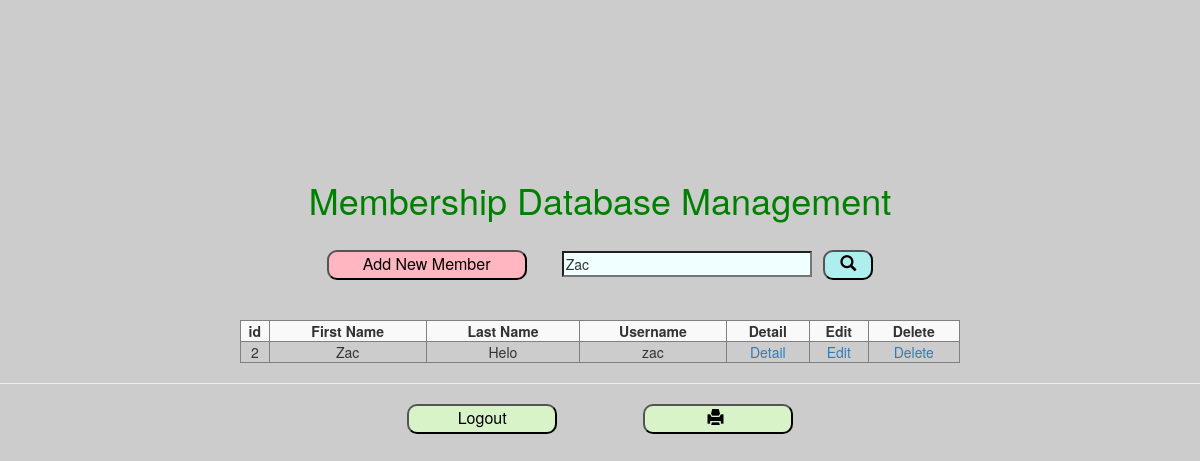
The page /member.php?_txtKeyword=Zac on the database its author committed.
### tables this page shows
CREATE TABLE `tbmember` (
  `mem_id` int(10) NOT NULL,
  `fname` varchar(20) NOT NULL,
  `lname` varchar(20) NOT NULL,
  `username` varchar(20) NOT NULL,
  `password` varchar(20) NOT NULL,
  `email` varchar(30) NOT NULL,
  `tel` varchar(10) NOT NULL,
  `address` varchar(50) NOT NULL
);

### member.php (the view, shortened to what this page needs)
<!DOCTYPE html>
<html lang="en">
<head>
<link rel="stylesheet" href="https://maxcdn.bootstrapcdn.com/bootstrap/3.4.1/css/bootstrap.min.css">
</head>
<center>
<body>
    <h1>Membership Database Management</h1><br>
    <?php
        $strKeyword = null;
        if(isset($_GET["_txtKeyword"])){
            $strKeyword = $_GET["_txtKeyword"];
        }
    ?>
    <table class="table-striped">
        <tr>
            <button class="add" onclick="document.location='add.html'">Add New Member</button>
                <form method="get" name="fsearch">
                        <input type="text" name="_txtKeyword" value="<?php echo $strKeyword; ?>" > &nbsp;&nbsp
                        <button class="search" type="submit" > <span class = "glyphicon glyphicon-search" ></span></button>
                </form>
        </tr>
    </table> <br><br>
    <?php
        include("conn.php");
        $sqli="SELECT * FROM tbmember WHERE fname like '".$strKeyword."%'";
        $result = mysqli_query($conn,$sqli);
    ?>
    <table border="1" class="table-striped" >
        <tr>
            <th><center>id</center></th>
            <th><center>First Name</center></th>
            <th><center>Last Name</center></th>
            <th><center>Username</center></th>
            <th><center>Detail</center></th>
            <th><center>Edit</center></th>
            <th><center>Delete</center></th>
        </tr>
        <?php
            while($row=mysqli_fetch_assoc($result)){
                $idn=$row["mem_id"];
        ?>
        <tr>
            <td><center><?php echo $row["mem_id"];?></center></td>
            <td><center><?php echo $row["fname"];?></center></td>
            <td><center><?php echo $row["lname"];?></center></td>
            <td><center><?php echo $row["username"];?></center></td>
            <td><center>
               <?php echo " <a href='detail.php?id=$idn'>Detail</a>";?></center>
            </td>
            <td><center>
                <?php echo "<a href='edit.php?id=$idn'>Edit</a>";?></center>
            </td>
            <td><center>
                <?php echo "<a href='del.php?id=$idn'>Delete</a>";?></center>
            </td>
        </tr>
    <?php
        }
    ?>
    </table>
    <hr>
        <button onclick="document.location='logout.php'">Logout</button>
        <button type="button" id=print onclick="window.print();">&nbsp<span class="glyphicon glyphicon-print" ></span> &nbsp </button>
</body>
</center>
</html>

### member.php (style rules this page uses)
button { width: 150px; height: 30px; background-color: rgb(217, 243, 201); border-radius: 10px; font-size: 16px; color: black; }
button.add { width: 200px; background-color: #FFB6C1; }
button.search { width: 50px; background-color: #AFEEEE; }
input { width: 250px; background-color: #F0FFFF; }
body { margin-top: 15%; background-image: url("https://powerpointboy.com/wp-content/uploads/2019/02/mail-sub-bg.png"); background-color: #cccccc; }
h1 { color: Green; }
table { width: 60%; }

### rows shown on the page
tbmember: mem_id "2", fname "Zac", lname "Helo", username "zac"
